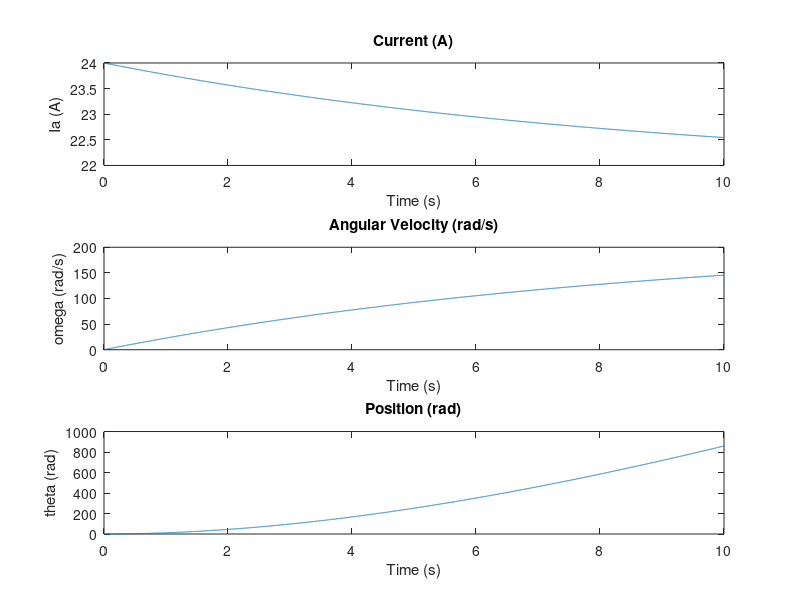

Recreate this plot in MATLAB.
% Parameters of the BLDC motor
L = 0.001;  % Inductance (H)
R = 1;      % Resistance (Ohms)
Kb = 0.01;  % Back EMF constant (V/(rad/s))
Kt = 0.01;  % Torque constant (Nm/A)
J = 0.01;   % Rotor inertia (kg*m^2)
B = 0.001;  % Damping coefficient (Nms)

% Simulation parameters
t_final = 10;  % Simulation time (s)
dt = 0.001;    % Time step (s)
t = 0:dt:t_final;

% Input (voltage applied to the motor)
V = 24 * ones(size(t));  % Constant voltage of 24V

% Initial conditions
Ia = 0;      % Initial current (A)
omega = 0;   % Initial angular velocity (rad/s)
theta = 0;   % Initial position (rad)

% Preallocate arrays for results
Ia_arr = zeros(size(t));
omega_arr = zeros(size(t));
theta_arr = zeros(size(t));

% Simulation loop
for i = 1:length(t)
    % Back EMF
    Eb = Kb * omega;
    
    % Differential equations
    dIa_dt = (V(i) - R * Ia - Eb) / L;
    domega_dt = (Kt * Ia - B * omega) / J;
    
    % Euler method to update the state variables
    Ia = Ia + dIa_dt * dt;
    omega = omega + domega_dt * dt;
    theta = theta + omega * dt;
    
    % Store results
    Ia_arr(i) = Ia;
    omega_arr(i) = omega;
    theta_arr(i) = theta;
end

% Plot results
figure;
subplot(3,1,1);
plot(t, Ia_arr);
title('Current (A)');
xlabel('Time (s)');
ylabel('Ia (A)');

subplot(3,1,2);
plot(t, omega_arr);
title('Angular Velocity (rad/s)');
xlabel('Time (s)');
ylabel('omega (rad/s)');

subplot(3,1,3);
plot(t, theta_arr);
title('Position (rad)');
xlabel('Time (s)');
ylabel('theta (rad)');
